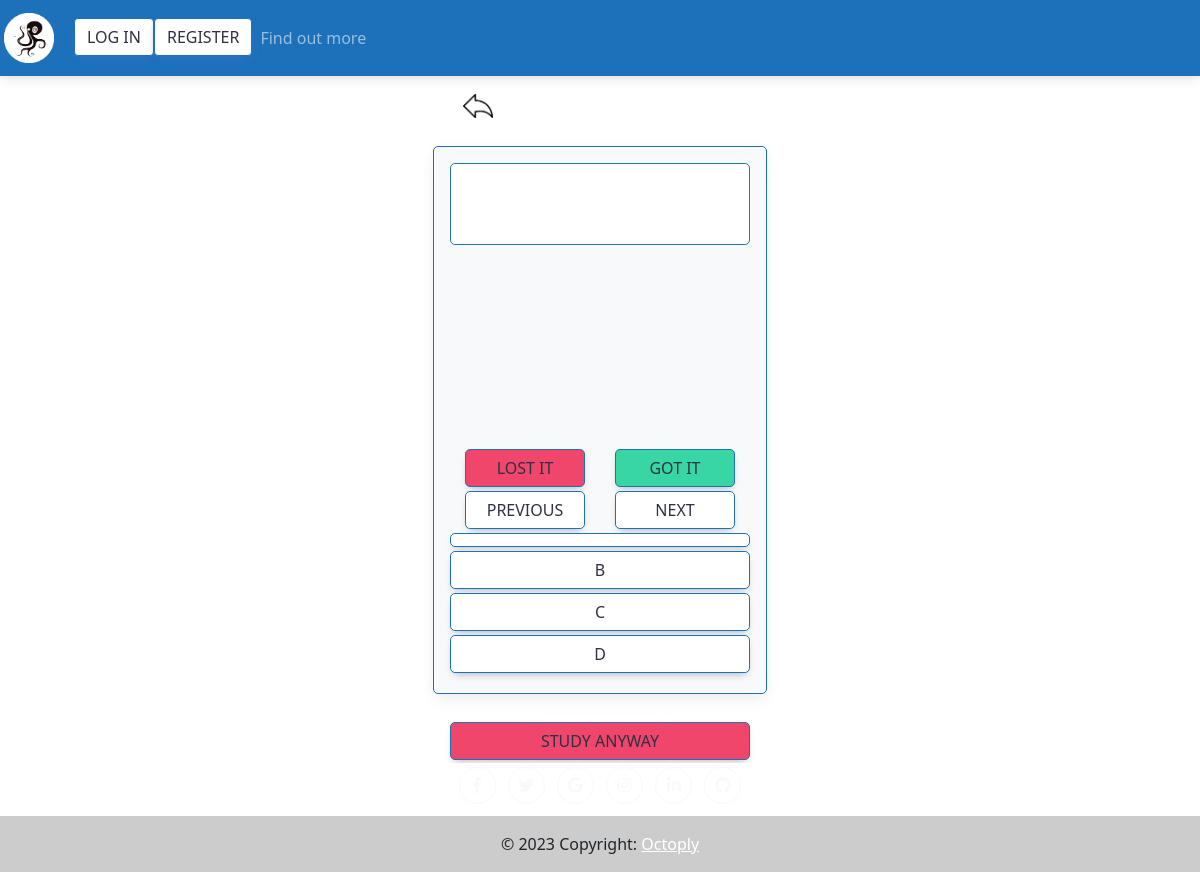
The page /study_deck/19 on the database as committed earlier.
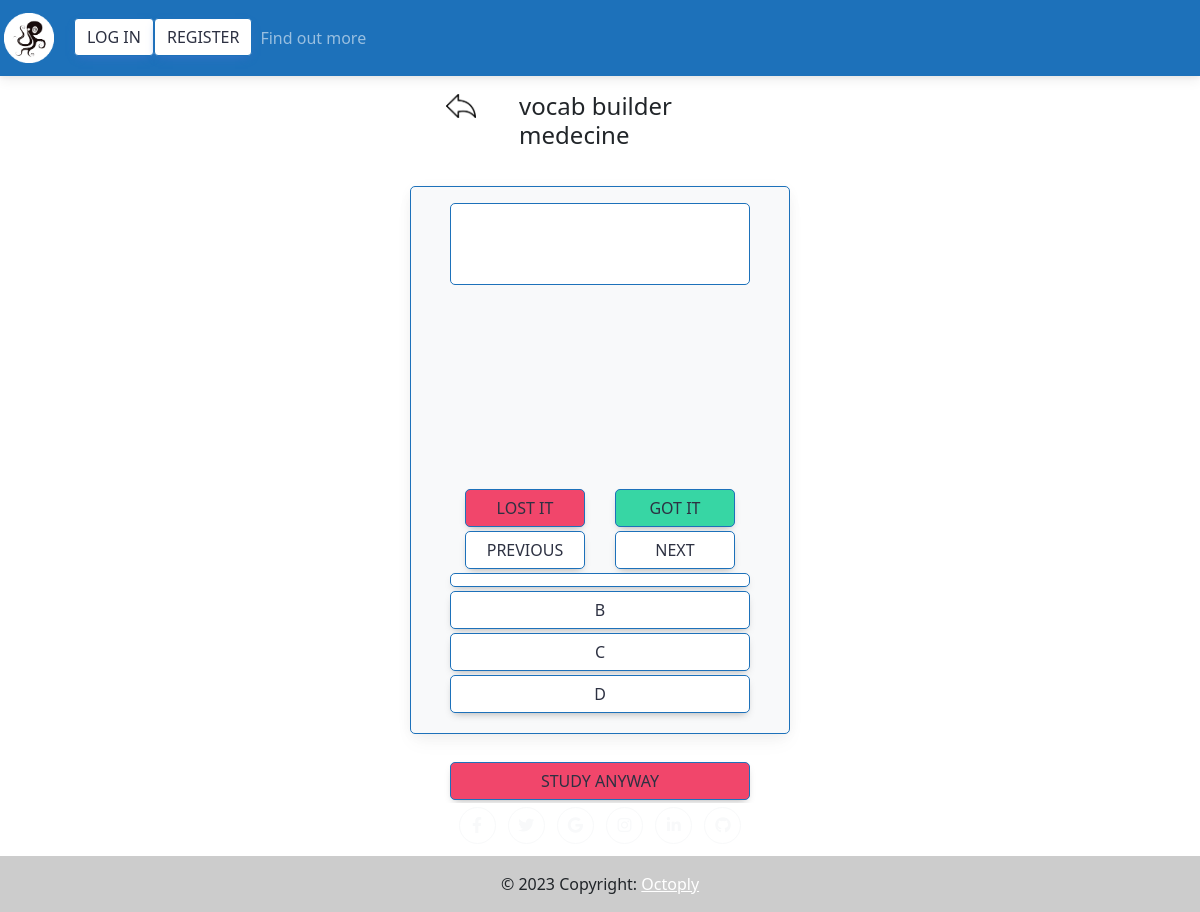
The same page on the database as committed later.
### app.py (models this page shows, shortened)
class Deck(db.Model):
    id = db.Column(db.Integer, primary_key=True)
    name = db.Column(db.String(50), nullable=False)
    description = db.Column(db.String(255), nullable=False)
    user_id = db.Column(db.Integer, db.ForeignKey('user.id'))
    cards = db.relationship('Card', secondary=cards, backref="decks", lazy="select")
    time_created = db.Column(db.DateTime, default=datetime.utcnow)
    time_updated = db.Column(db.DateTime, default=datetime.utcnow)
    creator = db.Column(db.Integer)
    public = db.Column(db.Integer, default=0)
    edited = db.Column(db.Integer, default=0)
    create_method = db.Column(db.String(255), nullable=True)
    category = db.Column(db.String(255), nullable=True)
    times_accessed = db.Column(db.Integer, default=0)
    access_date = db.Column(db.DateTime, default=datetime.utcnow)

### app.py (the view)
@app.route("/study_deck/<int:deck_id>", methods = ["POST", "GET"])
def study_deck(deck_id):
    deck = Deck.query.get(deck_id)
    return render_template("study_deck.html", title="Study deck", deck=deck_id, deck0 = deck)

### app.py (called while the page is built)
@app.after_request
def after_request(response):
    response.headers["Cache-Control"] = "no-cache, no-store, must-revalidate"
    response.headers["Expires"] = 0
    response.headers["Pragma"] = "no-cache"
    return response

### templates/study_deck.html (shortened to what the changed rows need)
{% extends "layout.html" %} {% block title %} Study {% endblock %}  {% block main_0 %}
<div class="d-flex align-items-center justify-content-center">
  <div style="max-width:700px">
    <div class="row m-3">
      <div class="col-6 d-flex align-items-center justify-content-center h-100">
        <h4> {{deck0.name}} </h4>
      </div>
    </div>
  </div>
</div>
{% endblock %}

Rows that differ between the two databases and show on the page:
added Deck: name "vocab builder medecine"
